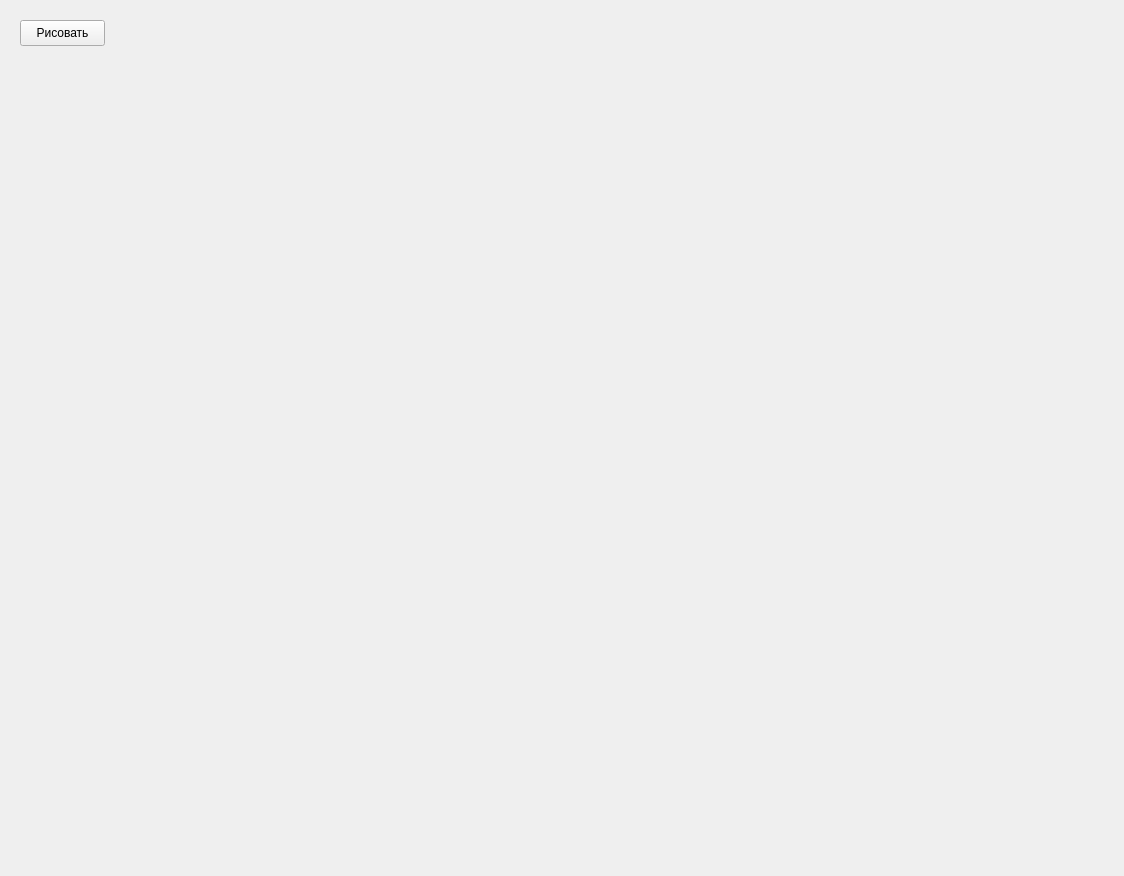
<?xml version="1.0" encoding="UTF-8"?>
<ui version="4.0">
 <class>Form</class>
 <widget class="QWidget" name="Form">
  <property name="geometry">
   <rect>
    <x>0</x>
    <y>0</y>
    <width>1124</width>
    <height>876</height>
   </rect>
  </property>
  <property name="windowTitle">
   <string>Form</string>
  </property>
  <widget class="QPushButton" name="btn">
   <property name="geometry">
    <rect>
     <x>20</x>
     <y>20</y>
     <width>85</width>
     <height>26</height>
    </rect>
   </property>
   <property name="text">
    <string>Рисовать</string>
   </property>
  </widget>
 </widget>
 <resources/>
 <connections/>
</ui>
